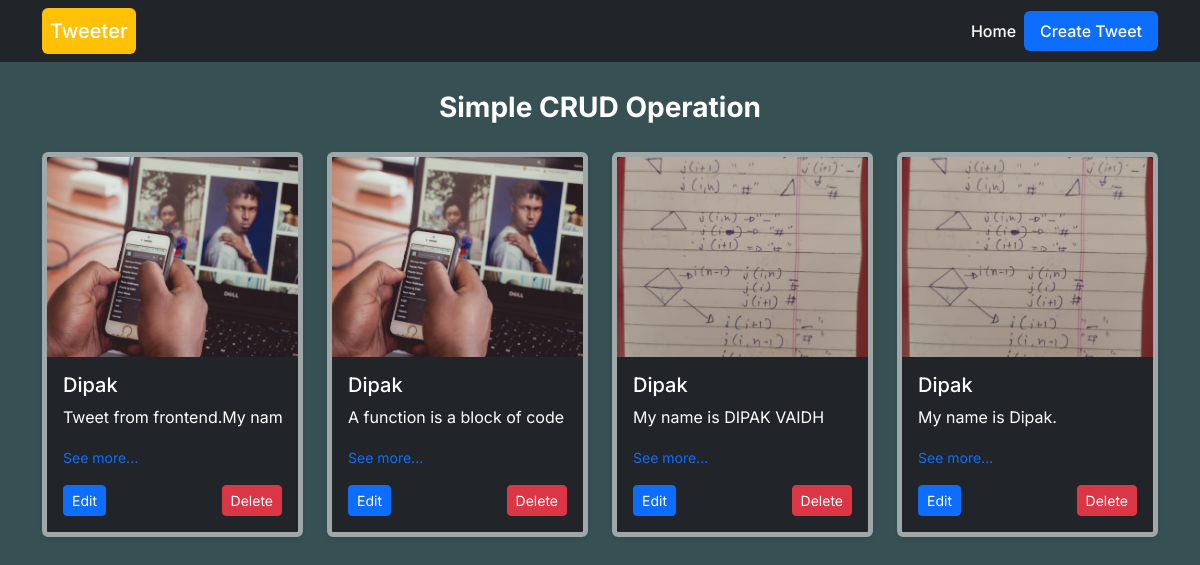
The page / on the database its author committed.
### tweeter/models.py (models this page shows, shortened)
class Tweet(models.Model):
    user = models.ForeignKey(User , on_delete = models.CASCADE)
    text = models.TextField(max_length = 240)
    photo = models.ImageField(upload_to = 'photos/' , blank = True , null = True)
    created_at = models.DateTimeField(auto_now_add = True)
    updated_at = models.DateTimeField(auto_now = True)

### tweeter/views.py (the view)
# urls.py: path('' , views.tweet_list , name='tweet_list'),
def tweet_list(request):
    tweets = Tweet.objects.all().order_by('-created_at')
    return render(request , 'index.html' , {'tweets' : tweets})

### tweeter/templates/index.html (shortened to what this page needs)
{% extends "layout.html" %}
{% block content %}
<nav class="navbar navbar-expand-lg navbar-dark bg-dark">
    <div class="container">
        <a class="navbar-brand p-2 bg-warning rounded" href="#">Tweeter</a>
        <div class="collapse navbar-collapse" id="navbarNav">
            <ul class="navbar-nav ms-auto">
                <li class="nav-item"><a class="nav-link active" href="{% url 'tweet_list' %}">Home</a></li>
                <li class="nav-item"><a class="nav-link text-white bg-primary rounded px-3" href="{% url 'tweet_create' %}">Create Tweet</a></li>
            </ul>
        </div>
    </div>
</nav>
<div class=" mt-4 fs-3 text-center fw-bold text-white">
    Simple CRUD Operation
</div>
<div class="container mt-4">
    <div class="row row-cols-1 row-cols-sm-2 row-cols-md-3 row-cols-lg-4 g-4">
        {% for tweet in tweets %}
            <div class="col">
                <div class="card h-100 text-white bg-dark shadow-sm " style="border: 5px solid rgb(160, 167, 169);">
                    {% if tweet.photo %}
                        <img src="{{ tweet.photo.url }}" class="card-img-top" alt="Tweet image" style="height: 200px; object-fit: cover;">
                    {% else %}
                        <img src="https://via.placeholder.com/300x200?text=No+Image" class="card-img-top" alt="No image" style="height: 200px; object-fit: cover;">
                    {% endif %}
                    <div class="card-body d-flex flex-column">
                        <h5 class="card-title">{{ tweet.user.username }}</h5>
                        <p class="card-text flex-grow-1 text-white text-truncate" style="-webkit-line-clamp: 3; display: -webkit-box; -webkit-box-orient: vertical; overflow: hidden;">
                            {{ tweet.text }}
                        </p>
                        <p class="text-primary"><small>See more...</small></p>
                        <div class="d-flex justify-content-between mt-auto">
                            <a href="{% url 'tweet_edit' tweet.id %}" class="btn btn-sm btn-primary">Edit</a>
                            <form action="{% url 'tweet_delete' tweet.id %}" method="post" class="d-inline">
                                <button type="submit" class="btn btn-sm btn-danger">Delete</button>
                            </form>
                        </div>
                    </div>
                </div>
            </div>
        {% endfor %}
    </div>
</div>
{% endblock content %}

### tweeter/templates/layout.html (shortened to what this page needs)
{% load static %}
<!DOCTYPE html>
<html lang="en">
<head>
    <link href="https://cdn.jsdelivr.net/npm/bootstrap@5.3.3/dist/css/bootstrap.min.css" rel="stylesheet">
</head>
<body>
    {% block content %}{% endblock content %}
    <br>
    <br>
    <br>
</body>
</html>

### tweeter/templates/layout.html (style rules this page uses)
body { font-family: 'Inter', sans-serif; background-color: #365053; color: #333; }
.navbar { background-color: #0d6efd; }
.navbar-brand, .nav-link { color: #fff !important; font-weight: 500; }

### rows shown on the page
Tweet: photo (picture), user.username "Dipak", text "Tweet from frontend.My n…"
Tweet: photo (picture), user.username "Dipak", text "A function is a block of co…"
Tweet: photo (picture), user.username "Dipak", text "My name is DIPAK VAIDH"
Tweet: photo (picture), user.username "Dipak", text "My name is Dipak."
